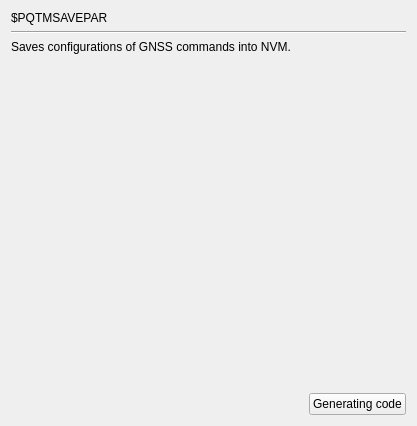
     <widget class="QWidget" name="page_PQTMSAVEPAR">
      <layout class="QGridLayout" name="gridLayout_281">
       <item row="1" column="0" colspan="2">
        <widget class="Line" name="line_151">
         <property name="orientation">
          <enum>Qt::Horizontal</enum>
         </property>
        </widget>
       </item>
       <item row="4" column="0">
        <spacer name="horizontalSpacer_151">
         <property name="orientation">
          <enum>Qt::Horizontal</enum>
         </property>
         <property name="sizeHint" stdset="0">
          <size>
           <width>292</width>
           <height>20</height>
          </size>
         </property>
        </spacer>
       </item>
       <item row="4" column="1">
        <widget class="QPushButton" name="GC_PQTMSAVEPAR">
         <property name="layoutDirection">
          <enum>Qt::LeftToRight</enum>
         </property>
         <property name="text">
          <string>Generating code</string>
         </property>
        </widget>
       </item>
       <item row="2" column="0" colspan="2">
        <widget class="QLabel" name="label_592">
         <property name="text">
          <string>Saves configurations of GNSS commands into NVM.</string>
         </property>
        </widget>
       </item>
       <item row="0" column="0" colspan="2">
        <widget class="QLabel" name="label_591">
         <property name="text">
          <string>$PQTMSAVEPAR</string>
         </property>
        </widget>
       </item>
       <item row="3" column="1">
        <spacer name="verticalSpacer_151">
         <property name="orientation">
          <enum>Qt::Vertical</enum>
         </property>
         <property name="sizeHint" stdset="0">
          <size>
           <width>20</width>
           <height>333</height>
          </size>
         </property>
        </spacer>
       </item>
      </layout>
     </widget>
